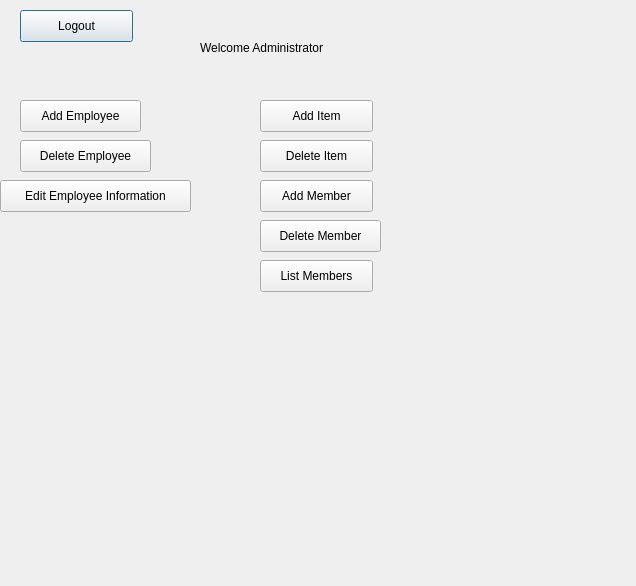
<?xml version="1.0" encoding="UTF-8"?>
<ui version="4.0">
 <class>newMenu</class>
 <widget class="QDialog" name="newMenu">
  <property name="geometry">
   <rect>
    <x>0</x>
    <y>0</y>
    <width>636</width>
    <height>586</height>
   </rect>
  </property>
  <property name="windowTitle">
   <string>Dialog</string>
  </property>
  <widget class="QPushButton" name="pushButton">
   <property name="geometry">
    <rect>
     <x>20</x>
     <y>10</y>
     <width>113</width>
     <height>32</height>
    </rect>
   </property>
   <property name="text">
    <string>Logout</string>
   </property>
  </widget>
  <widget class="QPushButton" name="pushButton_2">
   <property name="geometry">
    <rect>
     <x>20</x>
     <y>100</y>
     <width>121</width>
     <height>32</height>
    </rect>
   </property>
   <property name="text">
    <string>Add Employee</string>
   </property>
  </widget>
  <widget class="QPushButton" name="pushButton_3">
   <property name="geometry">
    <rect>
     <x>20</x>
     <y>140</y>
     <width>131</width>
     <height>32</height>
    </rect>
   </property>
   <property name="text">
    <string>Delete Employee</string>
   </property>
  </widget>
  <widget class="QPushButton" name="pushButton_4">
   <property name="geometry">
    <rect>
     <x>0</x>
     <y>180</y>
     <width>191</width>
     <height>32</height>
    </rect>
   </property>
   <property name="text">
    <string>Edit Employee Information</string>
   </property>
  </widget>
  <widget class="QPushButton" name="pushButton_5">
   <property name="geometry">
    <rect>
     <x>260</x>
     <y>100</y>
     <width>113</width>
     <height>32</height>
    </rect>
   </property>
   <property name="text">
    <string>Add Item</string>
   </property>
  </widget>
  <widget class="QPushButton" name="pushButton_6">
   <property name="geometry">
    <rect>
     <x>260</x>
     <y>140</y>
     <width>113</width>
     <height>32</height>
    </rect>
   </property>
   <property name="text">
    <string>Delete Item</string>
   </property>
  </widget>
  <widget class="QPushButton" name="pushButton_7">
   <property name="geometry">
    <rect>
     <x>260</x>
     <y>180</y>
     <width>113</width>
     <height>32</height>
    </rect>
   </property>
   <property name="text">
    <string>Add Member</string>
   </property>
  </widget>
  <widget class="QPushButton" name="pushButton_8">
   <property name="geometry">
    <rect>
     <x>260</x>
     <y>220</y>
     <width>121</width>
     <height>32</height>
    </rect>
   </property>
   <property name="text">
    <string>Delete Member</string>
   </property>
  </widget>
  <widget class="QPushButton" name="pushButton_9">
   <property name="geometry">
    <rect>
     <x>260</x>
     <y>260</y>
     <width>113</width>
     <height>32</height>
    </rect>
   </property>
   <property name="text">
    <string>List Members</string>
   </property>
  </widget>
  <widget class="QLabel" name="label">
   <property name="geometry">
    <rect>
     <x>200</x>
     <y>40</y>
     <width>191</width>
     <height>16</height>
    </rect>
   </property>
   <property name="text">
    <string>Welcome Administrator</string>
   </property>
  </widget>
 </widget>
 <resources/>
 <connections/>
</ui>
